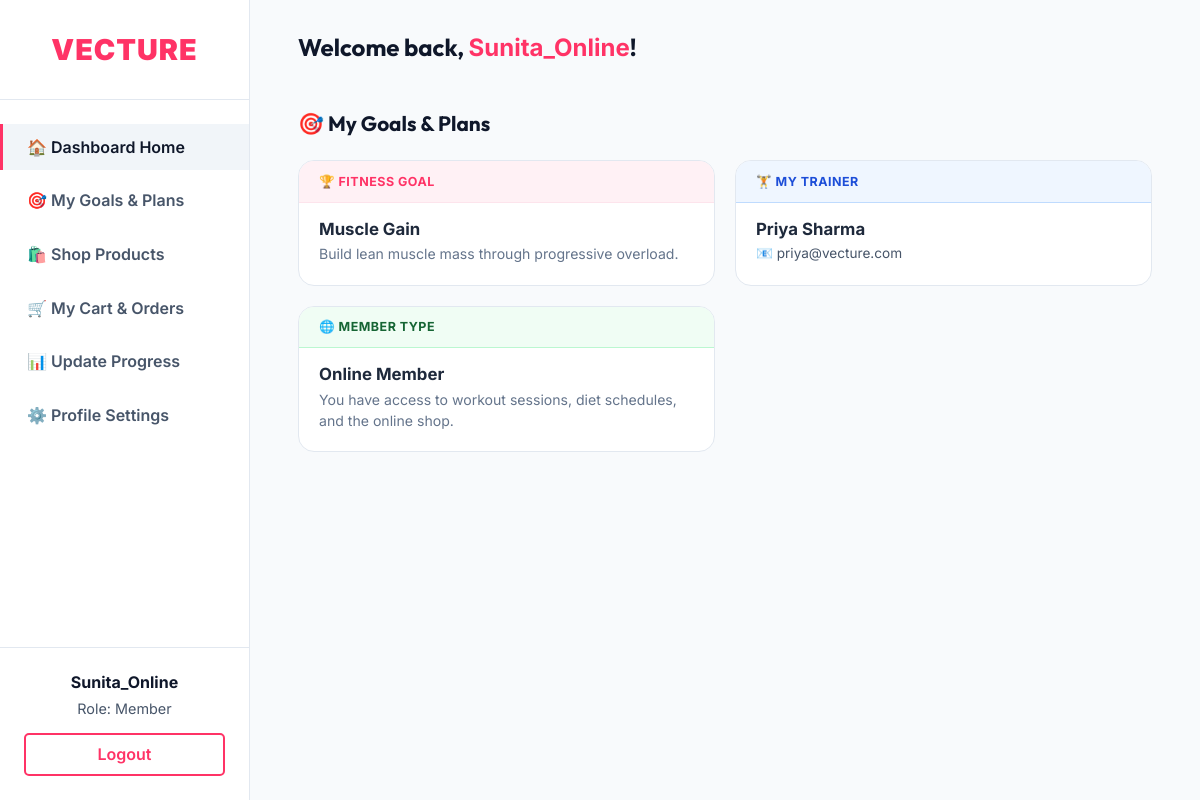
Page /dashboard/member/goals/ (signed in) on the committed database.
### accounts/models.py (models this page shows, shortened)
class User(AbstractUser):
    ROLE_CHOICES = (
        ('admin', 'Admin'),
        ('trainer', 'Trainer'),
        ('member', 'Member'),
    )
    MEMBER_TYPE_CHOICES = (
        ('online', 'Online'),
        ('offline', 'Offline'),
    )
    role = models.CharField(max_length=20, choices=ROLE_CHOICES, default='member')
    member_type = models.CharField(max_length=20, choices=MEMBER_TYPE_CHOICES, blank=True, null=True)
    phone_no = models.CharField(max_length=20, blank=True, null=True)

class UserProfile(models.Model):
    user = models.OneToOneField(User, on_delete=models.CASCADE, related_name='profile')
    fitness_goal = models.ForeignKey('fitness.GymGoal', on_delete=models.SET_NULL, null=True, blank=True)
    trainer = models.ForeignKey(User, on_delete=models.SET_NULL, null=True, blank=True, related_name='trainees', limit_choices_to={'role': 'trainer'})
    membership_plan = models.ForeignKey('fitness.MembershipPlan', on_delete=models.SET_NULL, null=True, blank=True)
    nutrition_plan = models.ForeignKey('fitness.NutritionPlan', on_delete=models.SET_NULL, null=True, blank=True)
    image = models.ImageField(upload_to='profile_images/', null=True, blank=True)

### fitness/models.py (models this page shows, shortened)
class GymGoal(models.Model):
    name = models.CharField(max_length=100)
    description = models.TextField(blank=True, null=True)

### dashboard/views.py (the view)
# urls.py: path('member/goals/', views.member_goals, name='member_goals'),
@login_required
def member_goals(request):
    if request.user.role != 'member':
        return redirect('core:home')
    profile = request.user.profile
    return render(request, 'dashboard/member/goals.html', {'profile': profile})

### templates/dashboard/member/goals.html (shortened to what this page needs)
{% extends 'dashboard/base_dashboard.html' %}
{% block dashboard_content %}
<h2 style="margin-bottom: 1.5rem; font-size: 1.3rem; color: var(--text-light);">🎯 My Goals &amp; Plans</h2>
<div class="goals-grid">
    <div class="goal-card theme-pink">
        <div class="goal-card-header">🏆 Fitness Goal</div>
        <div class="goal-card-body">
            {% if profile.fitness_goal %}
                <div class="title">{{ profile.fitness_goal.name }}</div>
                <div class="sub">{{ profile.fitness_goal.description|default:"Work hard towards your goal!" }}</div>
            {% else %}
                <div class="not-assigned">No fitness goal set yet. Contact admin.</div>
            {% endif %}
        </div>
    </div>
    <div class="goal-card theme-blue">
        <div class="goal-card-header">🏋️ My Trainer</div>
        <div class="goal-card-body">
            {% if profile.trainer %}
                <div class="title">{{ profile.trainer.get_full_name|default:profile.trainer.username|title }}</div>
                <div class="info-row">📧 {{ profile.trainer.email }}</div>
            {% else %}
                <div class="not-assigned">No trainer assigned yet.</div>
            {% endif %}
        </div>
    </div>
    {% if user.member_type == 'online' %}
    <div class="goal-card theme-green">
        <div class="goal-card-header">🌐 Member Type</div>
        <div class="goal-card-body">
            <div class="title">Online Member</div>
            <div class="sub">You have access to workout sessions, diet schedules, and the online shop.</div>
        </div>
    </div>
    {% endif %}
</div>
{% endblock %}

### templates/dashboard/base_dashboard.html (shortened to what this page needs)
<!DOCTYPE html>
<html lang="en">
<head>
</head>
<body>
    <nav class="sidebar">
        <div class="sidebar-header">
            <a href="{% url 'core:home' %}" class="brand">Vecture</a>
        </div>
        <ul class="sidebar-menu" id="sidebarMenu">
            <li><a href="{% url 'dashboard:dashboard_home' %}" class="active">🏠 Dashboard Home</a></li>
            {% if user.role == 'admin' or user.is_superuser %}
                <li><a href="{% url 'dashboard:admin_users' %}">👥 Manage Users</a></li>
                <li><a href="{% url 'dashboard:admin_trainers' %}">🏋️ Manage Trainers</a></li>
                <li><a href="{% url 'dashboard:admin_products' %}">🛒 Manage Products</a></li>
                <li><a href="{% url 'dashboard:admin_plans' %}">📋 Manage Plans & Goals</a></li>
                <li><a href="{% url 'dashboard:admin_payments' %}">💳 Fees & Payments</a></li>
                <li><a href="{% url 'dashboard:admin_messages' %}">✉️ Contact Messages</a></li>
            {% elif user.role == 'member' %}
                <li><a href="{% url 'dashboard:member_goals' %}">🎯 My Goals &amp; Plans</a></li>
                <li><a href="{% url 'dashboard:member_products' %}">🛍️ Shop Products</a></li>
                <li><a href="{% url 'shop:view_cart' %}">🛒 My Cart &amp; Orders</a></li>
                {% if user.member_type == 'online' %}
                <li><a href="{% url 'fitness:update_progress' %}">📊 Update Progress</a></li>
                {% elif user.member_type == 'offline' %}
                <li><a href="{% url 'dashboard:member_nutrition' %}">🍎 View Nutrition Plan</a></li>
                {% endif %}
            {% endif %}
            {% if user.role == 'admin' or user.is_superuser %}
                <li><a href="{% url 'dashboard:admin_profile' %}">⚙️ Profile Settings</a></li>
            {% elif user.role == 'trainer' %}
                <li><a href="{% url 'dashboard:trainer_profile' %}">⚙️ Profile Settings</a></li>
            {% elif user.role == 'member' %}
                <li><a href="{% url 'dashboard:member_profile' %}">⚙️ Profile Settings</a></li>
            {% endif %}
        </ul>
        <div class="user-info" id="sidebarUserInfo">
            <p style="font-weight: bold; margin-bottom: 0.5rem;">{{ user.username|title }}</p>
            <p style="color: var(--text-muted); font-size: 0.9rem; margin-bottom: 1rem;">Role: {{ user.get_role_display }}</p>
            <a href="{% url 'accounts:logout' %}" class="btn btn-outline" style="width: 100%; display:block; text-align:center;">Logout</a>
        </div>
    </nav>
    <main class="main-content">
        <div class="topbar">
            <h2>Welcome back, <span style="color: var(--primary);">{{ user.username|title }}</span>!</h2>
        </div>
        {% block dashboard_content %}{% endblock %}
    </main>
</body>
</html>

### templates/dashboard/base_dashboard.html (style rules this page uses)
:root { --primary: #FF3366; --primary-dark: #cc0033; --bg-dark: #f8fafc; --bg-card: #ffffff; --bg-hover: #f1f5f9; --text-light: #0f172a; --text-muted: #475569; --border: #e2e8f0; --sidebar-width: 250px; }
* { margin: 0; padding: 0; box-sizing: border-box; font-family: 'Inter', sans-serif; }
body { background-color: var(--bg-dark); color: var(--text-light); display: flex; min-height: 100vh; }
h1, h2, h3, h4 { font-family: 'Outfit', sans-serif; }
.sidebar { width: var(--sidebar-width); background-color: var(--bg-card); border-right: 1px solid var(--border); display: flex; flex-direction: column; position: fixed; height: 100vh; overflow-y: auto; z-index: 100; }
.sidebar-header { padding: 2rem 1.5rem; text-align: center; border-bottom: 1px solid var(--border); }
.sidebar-header .brand { font-size: 1.8rem; color: var(--primary); text-decoration: none; font-weight: 900; letter-spacing: 1px; text-transform: uppercase; }
.sidebar-menu { list-style: none; flex-grow: 1; padding: 1.5rem 0; }
.sidebar-menu li { margin-bottom: 0.5rem; }
.sidebar-menu a { display: block; padding: 0.8rem 1.5rem; color: var(--text-muted); text-decoration: none; font-weight: 600; transition: all 0.3s; border-left: 3px solid transparent; }
.sidebar-menu a:hover, .sidebar-menu a.active { color: var(--text-light); background-color: var(--bg-hover); border-left-color: var(--primary); }
.user-info { padding: 1.5rem; border-top: 1px solid var(--border); text-align: center; }
.main-content { flex-grow: 1; margin-left: var(--sidebar-width); padding: 2rem 3rem; overflow-y: auto; width: 100%; }
.topbar { display: flex; justify-content: space-between; align-items: center; margin-bottom: 3rem; }
.btn { background: linear-gradient(135deg, var(--primary), var(--primary-dark)); color: white; padding: 0.6rem 1.2rem; border-radius: 5px; text-decoration: none; font-weight: 600; border: none; cursor: pointer; transition: transform 0.3s, box-shadow 0.3s; display: inline-flex; align-items: center; justify-content: center; }
.btn-outline { background: transparent; border: 2px solid var(--primary); color: var(--primary); }

### templates/dashboard/member/goals.html (style rules this page uses)
.goals-grid { display: grid; grid-template-columns: repeat(auto-fit, minmax(280px, 1fr)); gap: 1.25rem; margin-bottom: 2rem; }
.goal-card { background: #fff; border: 1.5px solid #e2e8f0; border-radius: 16px; overflow: hidden; transition: box-shadow 0.2s, border-color 0.2s; }
.goal-card-header { padding: 0.8rem 1.25rem; display: flex; align-items: center; gap: 0.6rem; font-size: 0.78rem; font-weight: 700; text-transform: uppercase; letter-spacing: 0.5px; }
.goal-card-body { padding: 1rem 1.25rem 1.25rem; }
.goal-card-body .title { font-size: 1.05rem; font-weight: 700; color: #1e293b; margin-bottom: 0.3rem; }
.goal-card-body .sub { font-size: 0.88rem; color: #64748b; line-height: 1.5; }
.theme-pink .goal-card-header { background: #fff1f5; color: var(--primary); border-bottom: 1.5px solid #fde4ec; }
.theme-blue .goal-card-header { background: #eff6ff; color: #1d4ed8; border-bottom: 1.5px solid #bfdbfe; }
.theme-green .goal-card-header { background: #f0fdf4; color: #166534; border-bottom: 1.5px solid #bbf7d0; }
.info-row { display: flex; gap: 0.5rem; align-items: center; margin-top: 0.4rem; font-size: 0.85rem; color: #475569; }

### rows in the picture
User: username "Sunita_Online", role "Member"
UserProfile: fitness_goal.name "Muscle Gain", fitness_goal.description "Build lean muscle mass through progressive overload.", trainer.get_full_name "Priya Sharma", trainer.email "priya@vecture.com"
